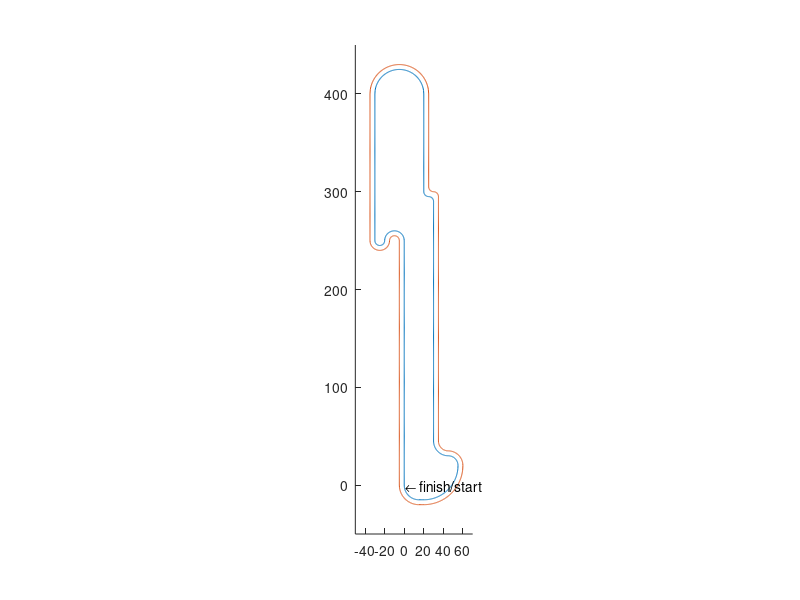

Recreate this plot in MATLAB. (Note: this script raises an error after producing the figure.)
%%%%%%%%%%%%%%%%%%%%%%%%%%%%%%%%%%%%%%%%%%%%%%%%%%%%%%%%%%%%%%%%%%%%%%%%%%%
%% plot_racetrack
%
% plots the racetrack and your result
%
% files requested: racetrack.mat
%
% variables requested: Y (built by simulate_controlled_singletrack.m)
%
% The model is adopted from the scripts of M. Gerdts and D. Schramm,
% respectively.
%
% This file is for use within the "Project Competition" of the "Concepts of
% Automatic Control" course at the University of Stuttgart, held by F.
% Allgoewer.
%
% written by J. M. Montenbruck, Dec. 2013 
% mailto:jan-maximilian.montenbruck@ist.uni-stuttgart.de

load('racetrack.mat','t_r'); % load right  boundary from *.mat file
load('racetrack.mat','t_l'); % load left boundary from *.mat file
f1 = figure('Name','racetrack','NumberTitle','off','Toolbar','figure','MenuBar','none');%,'OuterPosition',[0 0 460 1100]) % creates window for plot
hold on % allow for multiple plot commands within one figure
axis equal % eqal axis scaling
axis([-50 70 -50 450]) % plot height and width
plot(t_r(:,1),t_r(:,2)) % plot right racetrack boundary
plot(t_l(:,1),t_l(:,2)) % plot left racetrack boundary
text(1,0,'\leftarrow finish/start','HorizontalAlignment','left') % finish/start annotation
plot(Y(:,1),Y(:,2),'r') % plot the x and y coordinates resulting fromy your controller
xlabel('x') % label x axis
ylabel('y') % label y axies
% box % make a box around the plot

figure("Name", "States", "WindowState","maximized")
sgtitle("States")
subplot(4, 1, 1)
plot(tspan, Y(:,3))
ylabel("v")

subplot(4, 1, 2)
plot(tspan, Y(:,4))
ylabel("\beta")

subplot(4, 1, 3)
plot(tspan, Y(:,5))
ylabel("\psi")

subplot(4, 1, 4)
plot(tspan, Y(:,6))
ylabel("\omega")


% U=[delta G Fb zeta phi];
figure("Name", "Controls", "WindowState","maximized")
tspan = tspan(1:end-1);
sgtitle("Control Inputs")
subplot(5, 1, 1)
plot(tspan, U(:, 1), "DisplayName", "\delta")
ylabel("\delta")

subplot(5, 1, 2)
plot(tspan, U(:, 2), "DisplayName", "G")
ylabel("G")

subplot(5, 1, 3)
plot(tspan, U(:, 3), "DisplayName", "F_b")
ylabel("F_b")

subplot(5, 1, 4)
plot(tspan, U(:, 4), "DisplayName", "\zeta")
ylabel("\zeta")

subplot(5, 1, 5)
plot(tspan, U(:, 5), "DisplayName", "\phi")
ylabel("\phi")
xlabel("t")



figure("Name", "Error", "WindowState","maximized")
sgtitle("Errors")
subplot(4,1,1)
plot(tspan, debug(:, 1))
ylabel("v_{err}")

subplot(4,1,2)
plot(tspan, debug(:, 2))
ylabel("x_{err}")

subplot(4,1,3)
plot(tspan, debug(:, 3))
ylabel("x_int_{err}")

subplot(4,1,4)
plot(tspan, debug(:, 4))
ylabel("x_der_{err}")

figure(f1)